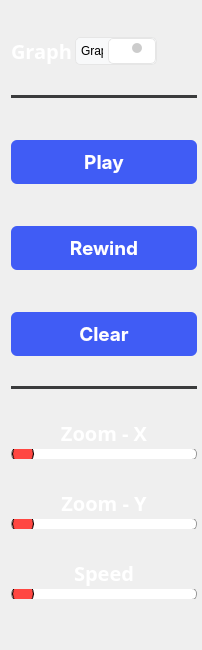
     <widget class="QWidget" name="leftwidget" native="true">
      <layout class="QVBoxLayout" name="verticalLayout_4">
       <property name="spacing">
        <number>30</number>
       </property>
       <property name="topMargin">
        <number>37</number>
       </property>
       <property name="rightMargin">
        <number>5</number>
       </property>
       <item>
        <layout class="QHBoxLayout" name="horizontalLayout">
         <property name="spacing">
          <number>3</number>
         </property>
         <item>
          <widget class="QLabel" name="label_8">
           <property name="font">
            <font>
             <family>Gabarito</family>
             <pointsize>-1</pointsize>
             <bold>true</bold>
            </font>
           </property>
           <property name="styleSheet">
            <string notr="true">font-family: 'Gabarito', cursive;
font-size: 20px;
color: #fff;</string>
           </property>
           <property name="text">
            <string>Graph</string>
           </property>
          </widget>
         </item>
         <item>
          <widget class="QComboBox" name="graphSelection">
           <property name="styleSheet">
            <string notr="true">/* QComboBox style */

.QComboBox {
  /* Set the width of the combo box */
  width: 20px;

  /* Set the background color of the combo box */
  background-color: #f8f9fa;

  /* Set the border of the combo box */
  border: 1px solid #e6e6e6;

  /* Set the border radius of the combo box */
  border-radius: 5px;

  /* Set the padding of the combo box */
  padding: 5px;

  /* Set the cursor style of the combo box */
  cursor: pointer;
}

.QComboBox::down-arrow {
  /* Set the width and height of the down arrow */
  width: 10px;
  height: 10px;

  /* Set the background color of the down arrow */
  background-color: #ccc;

  /* Set the border radius of the down arrow */
  border-radius: 5px;

  /* Set the position of the down arrow */
  position: absolute;
  right: -10px;
  bottom: 5px;

  /* Set the cursor style of the down arrow */
  cursor: pointer;
}

.QComboBox::down-arrow:hover {
  /* Set the background color of the down arrow when hovering */
  background-color: #aaa;
}

.QComboBox::drop-down {
  /* Set the width of the drop-down */
  width: 40px;

  /* Set the background color of the drop-down */
  background-color: white;

  /* Set the border of the drop-down */
  border: 1px solid #e6e6e6;

  /* Set the border radius of the drop-down */
  border-radius: 5px;

  /* Set the padding of the drop-down */
  padding: 3px 3px;

  /* Set the cursor style of the drop-down */
  cursor: pointer;
}

.QComboBox::item {
  /* Set the height of the combo box items */
  height: 20px;

  /* Set the padding of the combo box items */
  padding: 5px;

  /* Set the cursor style of the combo box items */
  cursor: pointer;
}

.QComboBox::item:selected {
  /* Set the background color of the selected combo box item */
  background-color: #e6e6e6;
}

.QComboBox {
  box-shadow: 0 1px 3px rgba(0, 0, 0, 0.12), 0 1px 2px rgba(0, 0, 0, 0.24);
}

</string>
           </property>
           <item>
            <property name="text">
             <string>Graph1</string>
            </property>
           </item>
           <item>
            <property name="text">
             <string>Graph2</string>
            </property>
           </item>
          </widget>
         </item>
         <item>
          <spacer name="horizontalSpacer">
           <property name="orientation">
            <enum>Qt::Horizontal</enum>
           </property>
           <property name="sizeHint" stdset="0">
            <size>
             <width>40</width>
             <height>20</height>
            </size>
           </property>
          </spacer>
         </item>
        </layout>
       </item>
       <item>
        <widget class="Line" name="line_5">
         <property name="styleSheet">
          <string notr="true">/* Line style */

  /* Set the width of the line */
  width: 20px;

  /* Set the height of the line */
  height: 5px;

  /* Set the background color of the line */
  background-color: #3a3b3c;

  /* Set the border of the line */
  border: 10px;

  /* Set the border radius of the line */
  border-radius:5px;



</string>
         </property>
         <property name="orientation">
          <enum>Qt::Horizontal</enum>
         </property>
        </widget>
       </item>
       <item>
        <widget class="QPushButton" name="playButton">
         <property name="font">
          <font>
           <family>-apple-system</family>
           <pointsize>14</pointsize>
           <bold>true</bold>
          </font>
         </property>
         <property name="styleSheet">
          <string notr="true">
  appearance: button;
  backface-visibility: hidden;
  background-color: #405cf5;
  border-radius: 6px;
  border-width: 0;
  box-shadow: rgba(50, 50, 93, .1) 0 0 0 1px inset,rgba(50, 50, 93, .1) 0 2px 5px 0,rgba(0, 0, 0, .07) 0 1px 1px 0;
  box-sizing: border-box;
  color: #fff;
  cursor: pointer;
  font-family: -apple-system,system-ui,&quot;Segoe UI&quot;,Roboto,&quot;Helvetica Neue&quot;,Ubuntu,sans-serif;
  font-size: 100%;
  height: 44px;
  line-height: 1.15;
  margin: 12px 0 0;
  outline: none;
  overflow: hidden;
  padding: 0 10px;
  position: relative;
  text-align: center;
  text-transform: none;
  transform: translateZ(0);
  transition: all .2s,box-shadow .08s ease-in;
  user-select: none;
  -webkit-user-select: none;
  touch-action: manipulation;
  width: 100%;

</string>
         </property>
         <property name="text">
          <string>Play</string>
         </property>
         <property name="icon">
          <iconset resource="resourrces.qrc">
           <normaloff>Icons/play-svgrepo-com.svg</normaloff>Icons/play-svgrepo-com.svg</iconset>
         </property>
         <property name="iconSize">
          <size>
           <width>22</width>
           <height>22</height>
          </size>
         </property>
        </widget>
       </item>
       <item>
        <widget class="QPushButton" name="rewindButton">
         <property name="font">
          <font>
           <family>-apple-system</family>
           <pointsize>14</pointsize>
           <bold>true</bold>
          </font>
         </property>
         <property name="styleSheet">
          <string notr="true">
  appearance: button;
  backface-visibility: hidden;
  background-color: #405cf5;
  border-radius: 6px;
  border-width: 0;
  box-shadow: rgba(50, 50, 93, .1) 0 0 0 1px inset,rgba(50, 50, 93, .1) 0 2px 5px 0,rgba(0, 0, 0, .07) 0 1px 1px 0;
  box-sizing: border-box;
  color: #fff;
  cursor: pointer;
  font-family: -apple-system,system-ui,&quot;Segoe UI&quot;,Roboto,&quot;Helvetica Neue&quot;,Ubuntu,sans-serif;
  font-size: 100%;
  height: 44px;
  line-height: 1.15;
  margin: 12px 0 0;
  outline: none;
  overflow: hidden;
  padding: 0 25px;
  position: relative;
  text-align: center;
  text-transform: none;
  transform: translateZ(0);
  transition: all .2s,box-shadow .08s ease-in;
  user-select: none;
  -webkit-user-select: none;
  touch-action: manipulation;
  width: 100%;

</string>
         </property>
         <property name="text">
          <string>Rewind</string>
         </property>
         <property name="icon">
          <iconset resource="resourrces.qrc">
           <normaloff>Icons/rewind-forward-svgrepo-com.svg</normaloff>Icons/rewind-forward-svgrepo-com.svg</iconset>
         </property>
         <property name="iconSize">
          <size>
           <width>25</width>
           <height>25</height>
          </size>
         </property>
        </widget>
       </item>
       <item>
        <widget class="QPushButton" name="clearButton">
         <property name="font">
          <font>
           <family>-apple-system</family>
           <pointsize>14</pointsize>
           <bold>true</bold>
          </font>
         </property>
         <property name="styleSheet">
          <string notr="true">
  appearance: button;
  backface-visibility: hidden;
  background-color: #405cf5;
  border-radius: 6px;
  border-width: 0;
  box-shadow: rgba(50, 50, 93, .1) 0 0 0 1px inset,rgba(50, 50, 93, .1) 0 2px 5px 0,rgba(0, 0, 0, .07) 0 1px 1px 0;
  box-sizing: border-box;
  color: #fff;
  cursor: pointer;
  font-family: -apple-system,system-ui,&quot;Segoe UI&quot;,Roboto,&quot;Helvetica Neue&quot;,Ubuntu,sans-serif;
  font-size: 100%;
  height: 44px;
  line-height: 1.15;
  margin: 12px 0 0;
  outline: none;
  overflow: hidden;
  padding: 0 25px;
  position: relative;
  text-align: center;
  text-transform: none;
  transform: translateZ(0);
  transition: all .2s,box-shadow .08s ease-in;
  user-select: none;
  -webkit-user-select: none;
  touch-action: manipulation;
  width: 100%;

</string>
         </property>
         <property name="text">
          <string>Clear</string>
         </property>
         <property name="icon">
          <iconset resource="resourrces.qrc">
           <normaloff>Icons/clear-svgrepo-com.svg</normaloff>Icons/clear-svgrepo-com.svg</iconset>
         </property>
         <property name="iconSize">
          <size>
           <width>25</width>
           <height>25</height>
          </size>
         </property>
        </widget>
       </item>
       <item>
        <widget class="Line" name="line_6">
         <property name="styleSheet">
          <string notr="true">/* Line style */

  /* Set the width of the line */
  width: 20px;

  /* Set the height of the line */
  height: 5px;

  /* Set the background color of the line */
  background-color: #3a3b3c;

  /* Set the border of the line */
  border: 10px;

  /* Set the border radius of the line */
  border-radius:5px;



</string>
         </property>
         <property name="orientation">
          <enum>Qt::Horizontal</enum>
         </property>
        </widget>
       </item>
       <item>
        <layout class="QVBoxLayout" name="verticalLayout_2">
         <property name="spacing">
          <number>2</number>
         </property>
         <item>
          <widget class="QLabel" name="zoomXLable">
           <property name="font">
            <font>
             <family>Gabarito</family>
             <pointsize>-1</pointsize>
             <bold>true</bold>
            </font>
           </property>
           <property name="styleSheet">
            <string notr="true">font-family: 'Gabarito', cursive;
font-size: 20px;
font-weight: 900px;
color: #fff;</string>
           </property>
           <property name="text">
            <string>Zoom - X</string>
           </property>
           <property name="alignment">
            <set>Qt::AlignCenter</set>
           </property>
          </widget>
         </item>
         <item>
          <widget class="QSlider" name="zoomXSlider">
           <property name="styleSheet">
            <string notr="true">/* Style for the QSlider */

/* Background of the slider track */
QSlider {
    background-color: transparent;
    height: 10px; /* Set the height of the track */
}

/* Style for the groove (track) */
QSlider::groove {
    background: #fff; /* Color of the track */
    border: 1px solid #999; /* Border of the track */
    height: 10px; /* Set the height of the track */
    border-radius: 5px; /* Round the corners of the track */
}

/* Style for the slider handle (thumb) */
QSlider::handle {
    background: #FF4742; /* Color of the handle */
    border: 1px solid ; /* Border of the handle */
    width: 20px; /* Width of the handle */
    height: 30px; /* Height of the handle */
    margin: -5px 0; /* Negative margin to center the handle vertically */
    border-radius: 10px; /* Round the corners of the handle */
}

/* Style for the slider handle when pressed */
QSlider::handle:pressed {
    background: #FF4742; /* Color of the handle when pressed */
    border: 1px solid #3498db; /* Border of the handle when pressed */
}
</string>
           </property>
           <property name="orientation">
            <enum>Qt::Horizontal</enum>
           </property>
          </widget>
         </item>
        </layout>
       </item>
       <item>
        <layout class="QVBoxLayout" name="verticalLayout_17">
         <property name="spacing">
          <number>2</number>
         </property>
         <item>
          <widget class="QLabel" name="zoomYLable">
           <property name="font">
            <font>
             <family>Gabarito</family>
             <pointsize>-1</pointsize>
             <bold>true</bold>
            </font>
           </property>
           <property name="styleSheet">
            <string notr="true">font-family: 'Gabarito', cursive;
font-size: 20px;
color: #fff;</string>
           </property>
           <property name="text">
            <string>Zoom - Y</string>
           </property>
           <property name="alignment">
            <set>Qt::AlignCenter</set>
           </property>
          </widget>
         </item>
         <item>
          <widget class="QSlider" name="zoomYSlider">
           <property name="styleSheet">
            <string notr="true">/* Style for the QSlider */

/* Background of the slider track */
QSlider {
    background-color: transparent;
    height: 10px; /* Set the height of the track */
}

/* Style for the groove (track) */
QSlider::groove {
    background: #fff; /* Color of the track */
    border: 1px solid #999; /* Border of the track */
    height: 10px; /* Set the height of the track */
    border-radius: 5px; /* Round the corners of the track */
}

/* Style for the slider handle (thumb) */
QSlider::handle {
    background: #FF4742; /* Color of the handle */
    border: 1px solid ; /* Border of the handle */
    width: 20px; /* Width of the handle */
    height: 30px; /* Height of the handle */
    margin: -5px 0; /* Negative margin to center the handle vertically */
    border-radius: 10px; /* Round the corners of the handle */
}

/* Style for the slider handle when pressed */
QSlider::handle:pressed {
    background: #FF4742; /* Color of the handle when pressed */
    border: 1px solid #3498db; /* Border of the handle when pressed */
}
</string>
           </property>
           <property name="orientation">
            <enum>Qt::Horizontal</enum>
           </property>
          </widget>
         </item>
        </layout>
       </item>
       <item>
        <layout class="QVBoxLayout" name="verticalLayout_3">
         <property name="spacing">
          <number>2</number>
         </property>
         <item>
          <widget class="QLabel" name="speedLabel">
           <property name="font">
            <font>
             <family>Gabarito</family>
             <pointsize>-1</pointsize>
             <bold>true</bold>
            </font>
           </property>
           <property name="styleSheet">
            <string notr="true">font-family: 'Gabarito', cursive;
font-size: 20px;
color: #fff;</string>
           </property>
           <property name="text">
            <string>Speed</string>
           </property>
           <property name="alignment">
            <set>Qt::AlignCenter</set>
           </property>
          </widget>
         </item>
         <item>
          <widget class="QSlider" name="speedSlider">
           <property name="styleSheet">
            <string notr="true">/* Style for the QSlider */

/* Background of the slider track */
QSlider {
    background-color: transparent;
    height: 10px; /* Set the height of the track */

}

/* Style for the groove (track) */
QSlider::groove {
    background: #fff; /* Color of the track */
    border: 1px solid #999; /* Border of the track */
    height: 10px; /* Set the height of the track */
    border-radius: 5px; /* Round the corners of the track */
}

/* Style for the slider handle (thumb) */
QSlider::handle {
    background: #FF4742; /* Color of the handle */
    border: 1px solid ; /* Border of the handle */
    width: 20px; /* Width of the handle */
    height: 30px; /* Height of the handle */
    margin: -5px 0; /* Negative margin to center the handle vertically */
    border-radius: 10px; /* Round the corners of the handle */
}

/* Style for the slider handle when pressed */
QSlider::handle:pressed {
    background: #FF4742; /* Color of the handle when pressed */
    border: 1px solid #3498db; /* Border of the handle when pressed */
}
</string>
           </property>
           <property name="orientation">
            <enum>Qt::Horizontal</enum>
           </property>
          </widget>
         </item>
         <item>
          <spacer name="verticalSpacer">
           <property name="orientation">
            <enum>Qt::Vertical</enum>
           </property>
           <property name="sizeHint" stdset="0">
            <size>
             <width>20</width>
             <height>40</height>
            </size>
           </property>
          </spacer>
         </item>
        </layout>
       </item>
      </layout>
     </widget>
